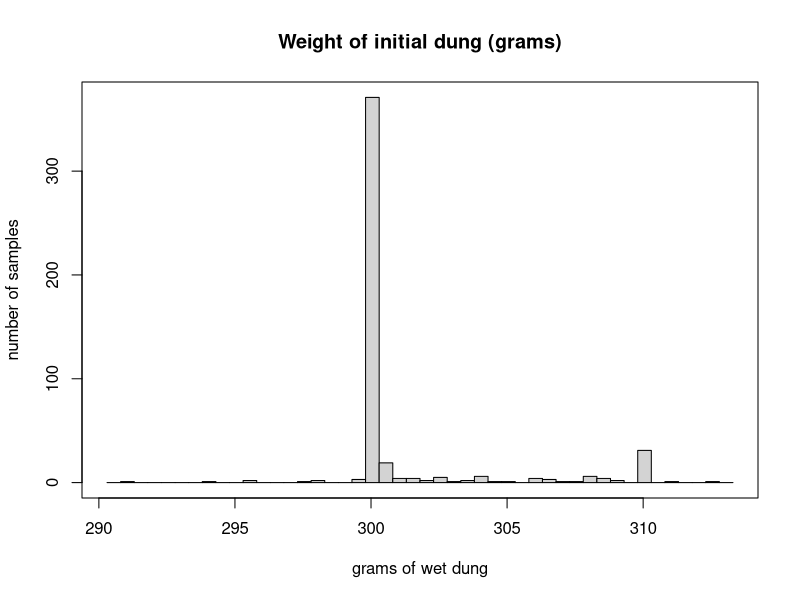

Reproduce this figure in R.
## ---- chunk 1
knitr::opts_knit$set(root.dir ="/home/indra/Documents/20160101.Noriega.exp.remocion/", message=F, warning=F, verbose=F, comment=F)
knitr::opts_chunk$set(message=F, warning=F, verbose=F, echo=F, autodep=T, cache=T, fig.width=10)
## ---- chunk 2
raw <- read.table("data/removal.csv", header=T, sep=";", na.strings=c("-", "N/A"))
## ---- chunk 3
labels <- 1:4
apply(raw[labels], 2, unique)
## ---- chunk 4
summary(raw[-labels])
## ---- chunk 5
t(t(data.frame("num.NAs"=apply(raw[-labels], 2, function(x){round((nrow(raw)-length(which(complete.cases(x)))) / nrow(raw) *100, 2)}))))
## ---- chunk 6
hist(raw$initial_dung, main="Weight of initial dung (grams)", xlab="grams of wet dung", ylab="number of samples", breaks=seq(min(raw$initial_dung)-1, max(raw$initial_dung)+1, 0.5)); box()

table(cut(raw$initial_dung, breaks=c(280,299.9,300,320), labels=c("lower", "300gr.", "bigger")))
